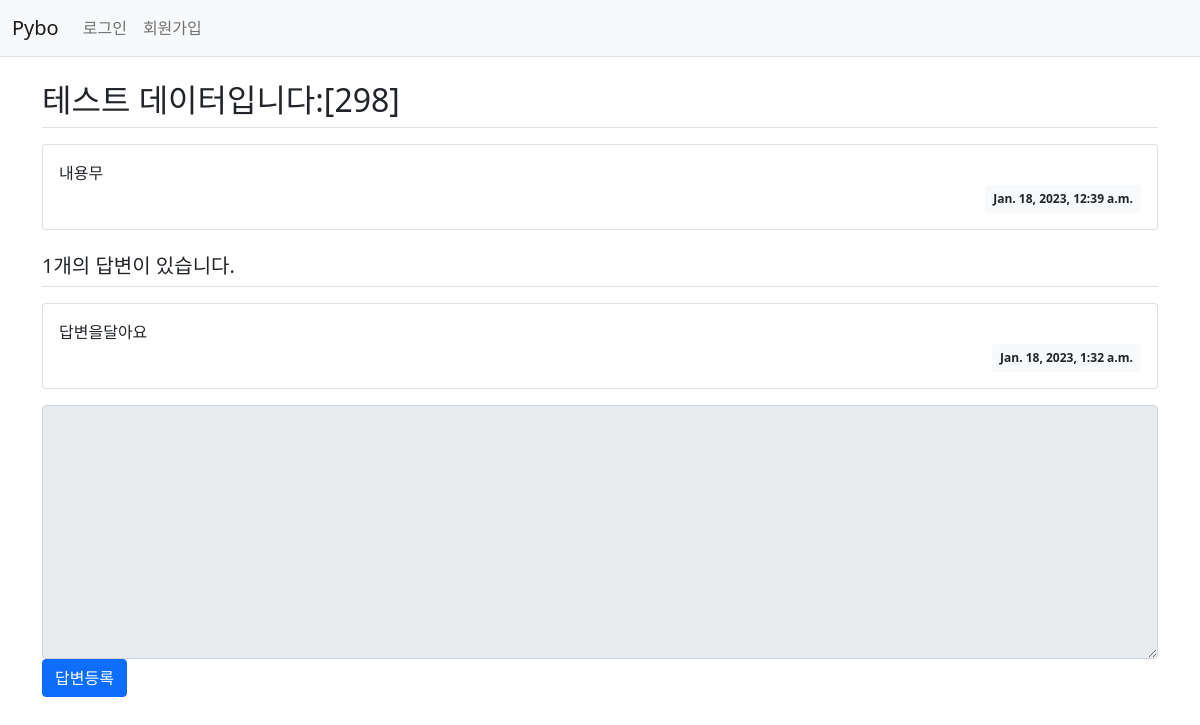
The page /pybo/303/ on the database its author committed.
### pybo/models.py (models this page shows, shortened)
class Question(models.Model):
    author = models.ForeignKey(User, on_delete=models.CASCADE)
    subject = models.CharField(max_length=200)
    content = models.TextField()
    create_date = models.DateTimeField()

class Answer(models.Model):
    author = models.ForeignKey(User, on_delete=models.CASCADE)
    question = models.ForeignKey(Question, on_delete=models.CASCADE)
    content = models.TextField()
    create_date = models.DateTimeField()

### pybo/views.py (the view)
# urls.py: path('<int:question_id>/', views.detail, name='detail'),
def detail(request, question_id):
    question = get_object_or_404(Question, pk=question_id)
    context = {'question': question}
    return render(request, 'pybo/question_detail.html', context)

### templates/pybo/question_detail.html (shortened to what this page needs)
{% extends 'base.html' %}
{% block content %}
<div class="container my-3">
    <h2 class="border-bottom py-2">{{ question.subject }}</h2>
    <div class="card my-3">
        <div class="card-body">
            <div class="card-text" style="white-space: pre-line;">{{ question.content }}</div>
            <div class="d-flex justify-content-end">
                <div class="badge bg-light text-dark p-2">
                    {{ question.create_date }}
                </div>
            </div>
        </div>
    </div>
    <h5 class="border-bottom my-3 py-2">{{question.answer_set.count}}개의 답변이 있습니다.</h5>
    {% for answer in question.answer_set.all %}
    <div class="card my-3">
        <div class="card-body">
            <div class="card-text" style="white-space: pre-line;">{{ answer.content }}</div>
            <div class="d-flex justify-content-end">
                <div class="badge bg-light text-dark p-2">
                    {{ answer.create_date }}
                </div>
            </div>
        </div>
    </div>
    {% endfor %}
    <form action="{% url 'pybo:answer_create' question.id %}" method="post" class="my-3">
        <div class="form-group">
            <textarea {% if not user.is_authenticated %}disabled{% endif %}
              name="content" id="content" class="form-control" rows="10"></textarea>
        </div>
        <input type="submit" value="답변등록" class="btn btn-primary">
    </form>
</div>
{% endblock %}

### rows shown on the page
Question: subject "테스트 데이터입니다:[298]", content "내용무", create_date "Jan. 18, 2023, 12:39 a.m.", answer_set.count "1"
Answer: content "답변을달아요", create_date "Jan. 18, 2023, 1:32 a.m."
